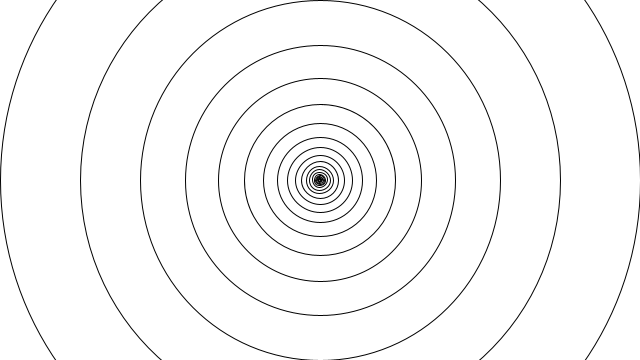
Frame 1 (no input)
Frame 2 (the mouse pressed at the canvas centre, redrawn once): identical to frame 1, image omitted

The Processing sketch that drew this single still picture (run headless with seeded random() and noise(); the mouse was pressed at the canvas centre and the sketch redrawn once):

// Processing sketch: Recur_Circle
// ── Recur_Circle.pde
// The Nature of Code
// Daniel Shiffman
// http://natureofcode.com

// Simple Recursion

void setup() {
  size(640,360);  
}

void draw() {
  background(255);
  drawCircle(width/2,height/2,width); 
  noLoop();
}

// Very simple function that draws one circle 
// and recursively calls itself
void drawCircle(int x, int y, float r) {
  ellipse(x, y, r, r);
  // Exit condition, stop when radius is too small
  if(r > 2) {
    r *= 0.75f;
    // Call the function inside the function! (recursion!)
    drawCircle(x, y, r);   
  }        
}
